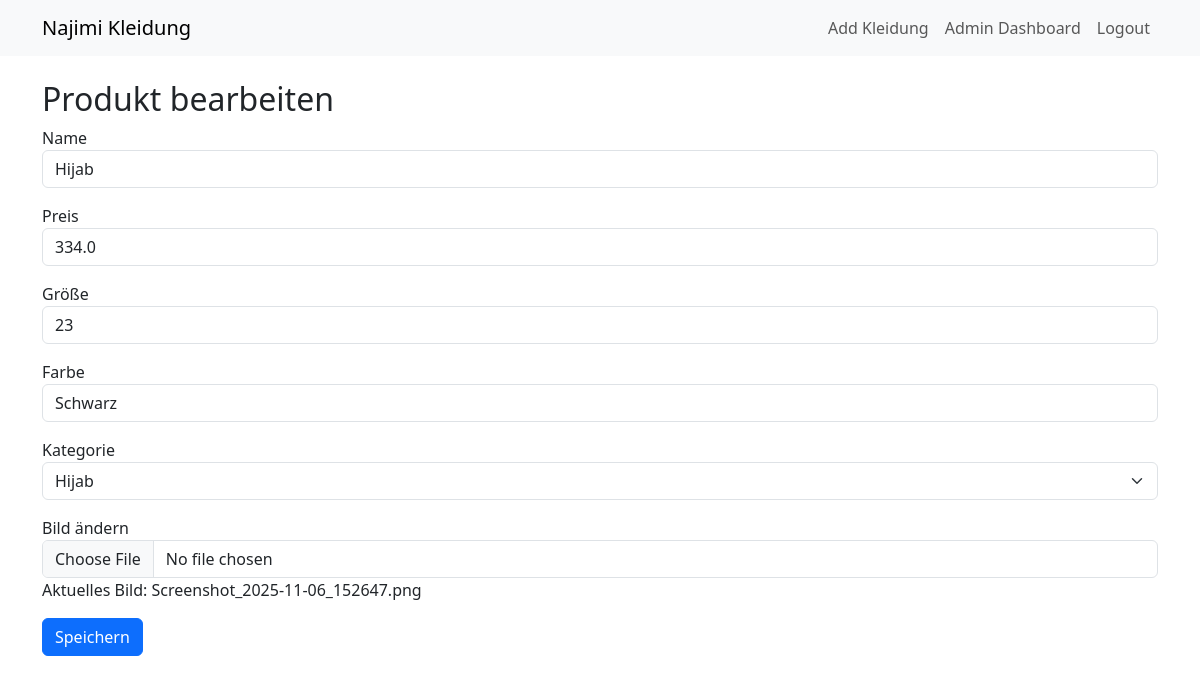
Screenshot of /edit_produkt/14 (signed in) with the database file from the repository.
### tables this page shows
CREATE TABLE produkte (
            id INTEGER PRIMARY KEY AUTOINCREMENT,
            name TEXT,
            preis REAL,
            grosse TEXT,
            farbe TEXT,
            bild TEXT
        , kategorie TEXT);

### app.py (the view, shortened to what this page needs)
@app.route('/edit_produkt/<int:produkt_id>', methods=['GET', 'POST'])
def edit_produkt(produkt_id):
    if not session.get('admin_logged_in'):
        return redirect(url_for('admin.admin_login'))
    conn = connect_db()
    c = conn.cursor()
    c.execute("SELECT * FROM produkte WHERE id=?", (produkt_id,))
    produkt = c.fetchone()
    conn.close()
    return render_template('edit_produkt.html', produkt=produkt)

### app.py (called while the page is built)
def connect_db():
    conn = sqlite3.connect('kleidung.db')
    conn.row_factory = sqlite3.Row
    return conn

### templates/edit_produkt.html (shortened to what this page needs)
{% extends 'base.html' %}
{% block content %}
<h2>Produkt bearbeiten</h2>
<form method="POST" enctype="multipart/form-data">
  <div class="mb-3">
    <label>Name</label>
    <input type="text" name="name" value="{{ produkt['name'] }}" class="form-control" required>
  </div>
  <div class="mb-3">
    <label>Preis</label>
    <input type="number" step="0.01" name="preis" value="{{ produkt['preis'] }}" class="form-control" required>
  </div>
  <div class="mb-3">
    <label>Größe</label>
    <input type="text" name="grosse" value="{{ produkt['grosse'] }}" class="form-control">
  </div>
  <div class="mb-3">
    <label>Farbe</label>
    <input type="text" name="farbe" value="{{ produkt['farbe'] }}" class="form-control">
  </div>
  <div class="mb-3">
    <label>Kategorie</label>
    <select name="kategorie" class="form-select" required>
      <option value="hijab" {% if produkt['kategorie']=='hijab' %}selected{% endif %}>Hijab</option>
    </select>
  </div>
  <div class="mb-3">
    <label>Bild ändern</label>
    <input type="file" name="bild" class="form-control">
    <p>Aktuelles Bild: {{ produkt['bild'] }}</p>
  </div>
  <button type="submit" class="btn btn-primary">Speichern</button>
</form>
{% endblock %}

### rows the page displays
produkte: name "Hijab", preis "334.0", grosse "23", farbe "Schwarz", kategorie "Hijab", bild "Screenshot_2025-11-06_152647.png"
